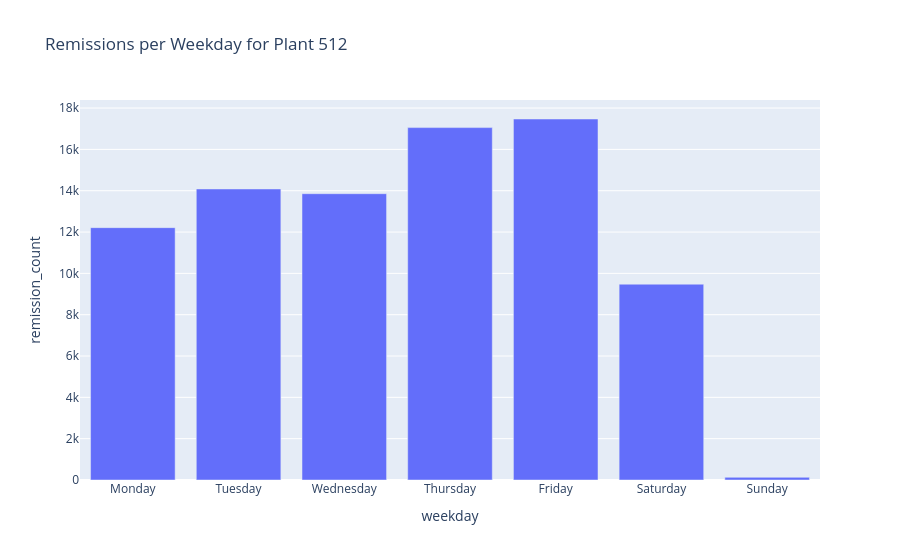

Write notebook code for a chart like this one.
### Code cell
# print for plant 512 how many remissions in total per weekday for all time range
plant_512_data = remissions_imputated[remissions_imputated['ship_plant_code'] == 512]
plant_512_data['weekday'] = plant_512_data['start_time'].dt.day_name()
remissions_per_weekday = plant_512_data.groupby('weekday').size().reset_index(name='remission_count')
print(remissions_per_weekday)
# Make it a histogram of weekdays (Monday -> Sunday)
weekday_order = ["Monday", "Tuesday", "Wednesday", "Thursday", "Friday", "Saturday", "Sunday"]
remissions_per_weekday["weekday"] = pd.Categorical(
    remissions_per_weekday["weekday"],
    categories=weekday_order,
    ordered=True
)
remissions_per_weekday = remissions_per_weekday.sort_values("weekday")

fig = px.bar(
    remissions_per_weekday,
    x="weekday",
    y="remission_count",
    title="Remissions per Weekday for Plant 512",
    category_orders={"weekday": weekday_order}
)
fig.show()

### Figure 1 — Plotly figure (JSON) as saved in the notebook; plotly's stock layout.template omitted (floating-point values rounded to 4 significant figures)
{"data": [{"hovertemplate": "weekday=%{x}<br>remission_count=%{y}<extra></extra>", "legendgroup": "", "marker": {"color": "#636efa", "pattern": {"shape": ""}}, "name": "", "orientation": "v", "showlegend": false, "textposition": "auto", "type": "bar", "x": ["Monday", "Tuesday", "Wednesday", "Thursday", "Friday", "Saturday", "Sunday"], "xaxis": "x", "y": [12213, 14084, 13856, 17055, 17471, 9477, 129], "yaxis": "y"}], "layout": {"barmode": "relative", "legend": {"tracegroupgap": 0}, "title": {"text": "Remissions per Weekday for Plant 512"}, "xaxis": {"anchor": "y", "categoryarray": ["Monday", "Tuesday", "Wednesday", "Thursday", "Friday", "Saturday", "Sunday"], "categoryorder": "array", "domain": [0, 1], "title": {"text": "weekday"}}, "yaxis": {"anchor": "x", "domain": [0, 1], "title": {"text": "remission_count"}}}}
